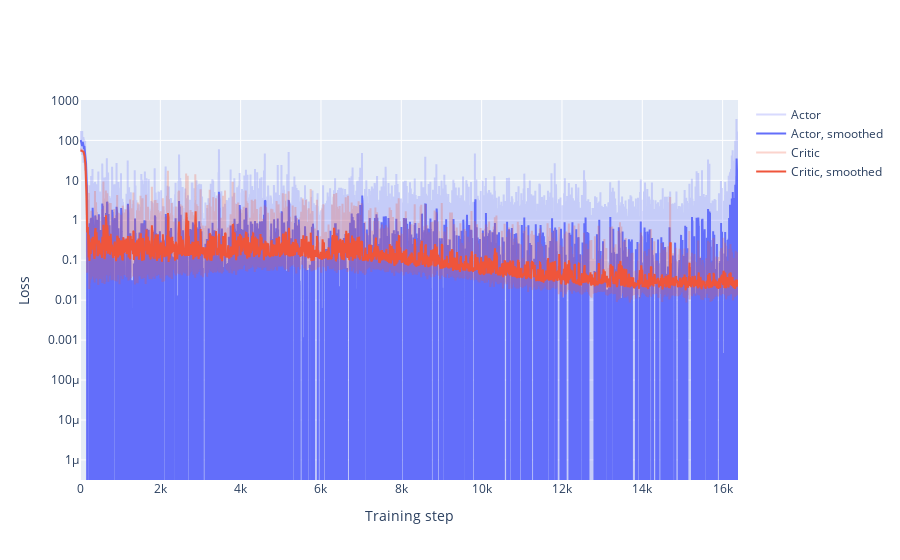

Notebook cell for this chart:
### Code cell
loss_plot(train_results)

### Figure 1 — Plotly figure (JSON) as saved in the notebook; plotly's stock layout.template omitted (floating-point values rounded to 4 significant figures; data arrays with more than 128 entries replaced by an {"elided": "..."} marker saying what was removed)
{"data": [{"marker": {"color": "#636EFA"}, "name": "Actor", "opacity": 0.25, "type": "scatter", "y": {"elided": "16384 float values"}}, {"marker": {"color": "#636EFA"}, "name": "Actor, smoothed", "type": "scatter", "y": {"elided": "16384 float values"}}, {"marker": {"color": "#EF553B"}, "name": "Critic", "opacity": 0.25, "type": "scatter", "y": {"elided": "16384 float values"}}, {"marker": {"color": "#EF553B"}, "name": "Critic, smoothed", "type": "scatter", "y": {"elided": "16384 float values"}}], "layout": {"xaxis": {"title": {"text": "Training step"}}, "yaxis": {"title": {"text": "Loss"}, "type": "log"}}}
